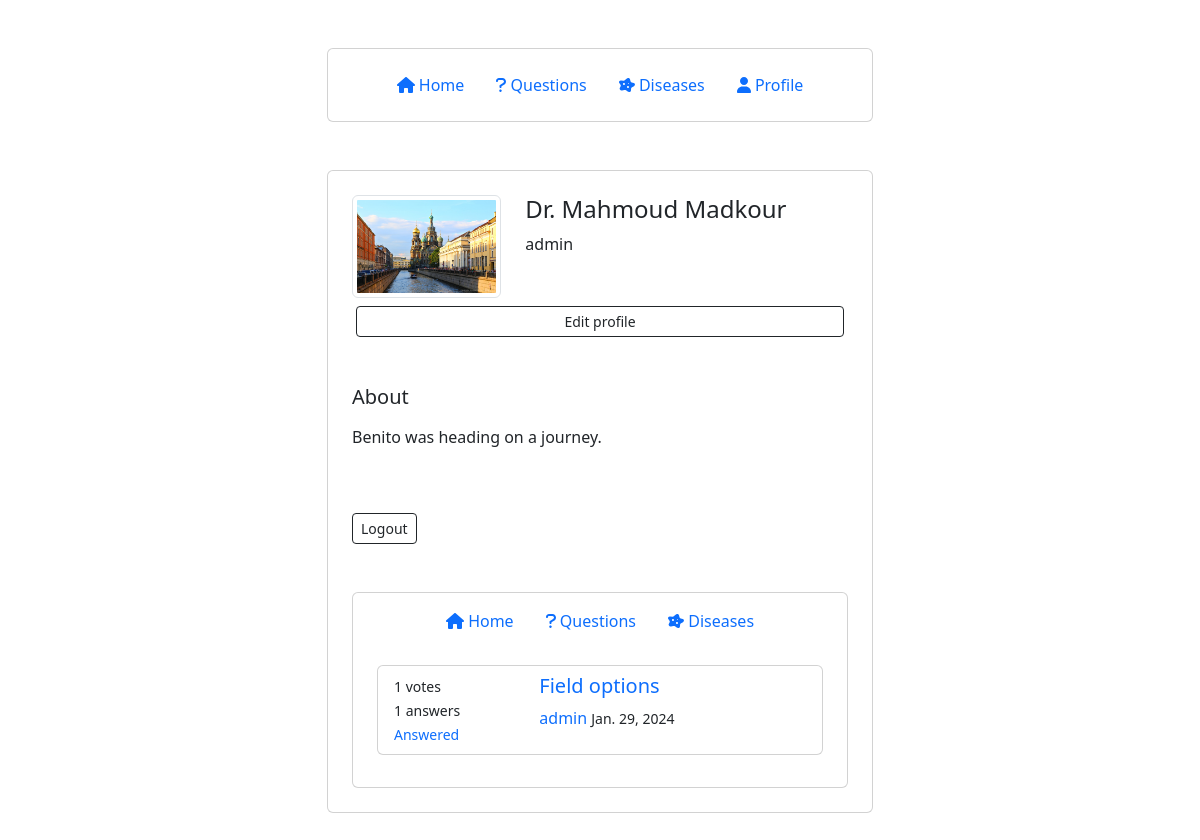
/profile/questions (signed in), run on an earlier commit of the app's database.
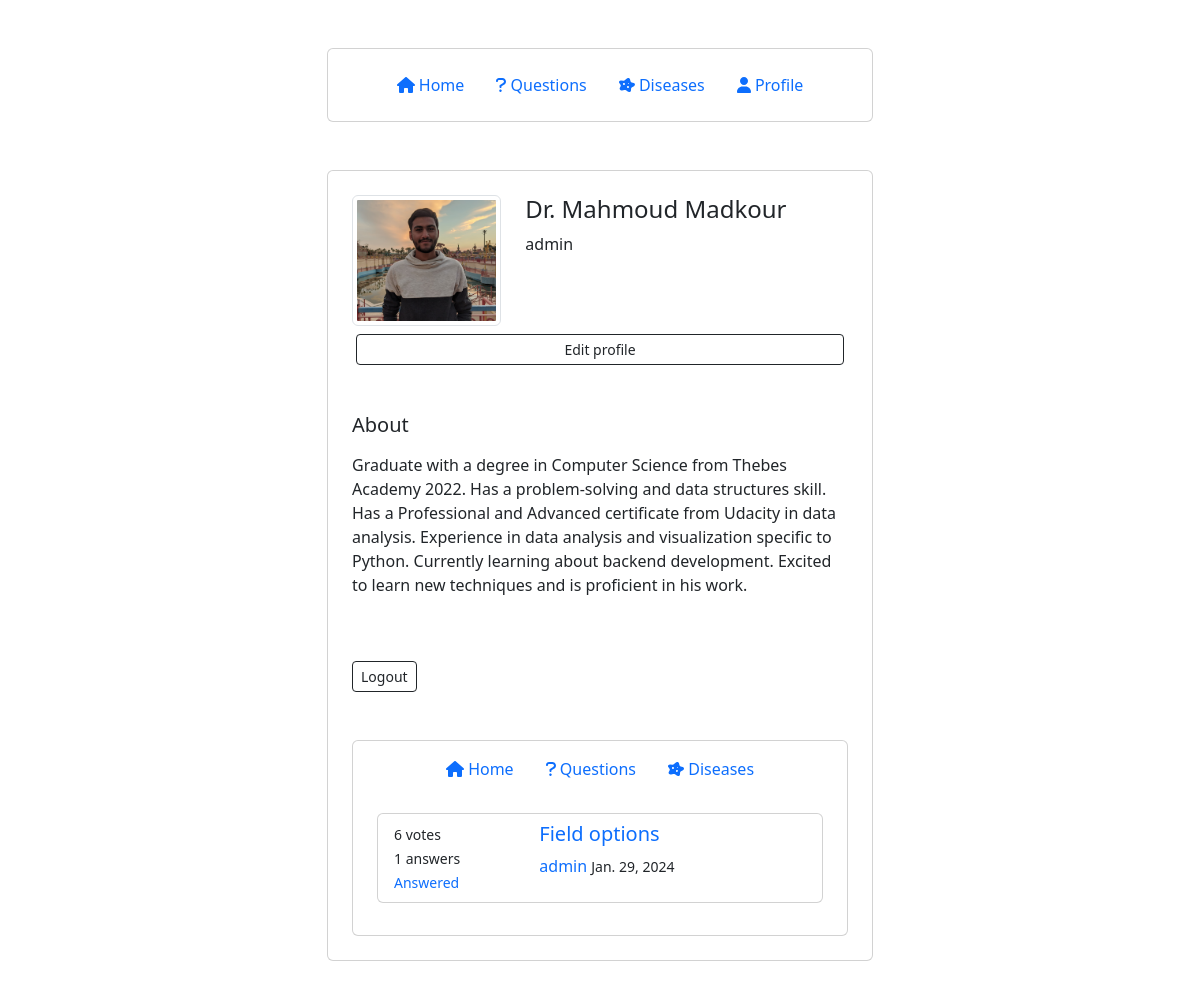
And on a later commit of the database.
### account/models.py (models this page shows, shortened)
class Profile(models.Model):
    user = models.OneToOneField(User, on_delete=models.CASCADE, null=True)
    first_name = models.CharField(max_length=100, null=True)
    last_name = models.CharField(max_length=100, null=True)
    about = models.TextField(max_length=1000, null=True)
    photo = models.ImageField(default="Profile/Profile-default.png", upload_to='profile/', blank=True, null=True)

class Question(models.Model):
    STATUS = (
        ('Not Answered', 'Not Answered'),
        ('Answered', 'Answered'),
    )
    user = models.ForeignKey(User, on_delete=models.CASCADE, null=True)
    title = models.CharField(max_length=100, unique=True, null=True)
    body = models.TextField(max_length=1000, null=True)
    created_on = models.DateTimeField(auto_now_add=True, null=True)
    last_modified = models.DateTimeField(auto_now=True, null=True)
    question_votes_count = models.PositiveIntegerField(default=0, null=True)
    status = models.CharField(max_length=200, default="Not Answered", choices=STATUS, null=True)

### account/views.py (the view)
# urls.py: path('profile/questions', views.profile_questions, name='profile_questions'),
@login_required(login_url='login')
def profile_questions(request):
    user = request.user
    profile = Profile.objects.filter(user= request.user).first()
    questions = Question.objects.filter(user=user).all().order_by("-created_on")
    found = 0
    if questions:
        found = found + 1
        question_answers_count = {}
        for question in questions:
            count = Answer.objects.filter(question_id=question.id).count()
            question_answers_count[question.id] = count
        context = {
            'found': found,
            'profile': profile,
            "questions": questions,
            'question_answers_count': question_answers_count,
        }
    else:
        context = {
            'found': found,
            'profile': profile,
            'user': user,
            }
    return render(request, "profile/profile_questions.html", context)

### account/templates/profile/profile_questions.html (shortened to what the changed rows need)
{% extends "base.html" %}
{% block page_content %}
    <div class="container mt-5 mb-5">
        <div class="row d-flex align-items-center justify-content-center">
            <div class="col-md-6">
                <div class="card">
                    <div class="px-4 py-4">
                        <div class="row">
                            <div class="col-4">
                                {% if profile.photo %}
                                    <img src = "/media/{{ profile.photo }}" alt="..." width="200" height="200" class="rounded mb-2 img-thumbnail">
                                {% else %}
                                    <img src = "/media/profile/Profile-default.png" alt="..." width="200" height="200" class="rounded mb-2 img-thumbnail">
                                {% endif %}
                            </div>
                            <div class="col-8">
                                <h4> Dr. {{ profile.first_name }} {{ profile.last_name }} </h4>
                                <p> {{ user.username }} </p>
                            </div>
                        </div>
                    </div>
                    <div class="px-4 py-4">
                        <div>
                            <p> {{ profile.about  | linebreaks | safe }} </p>
                        </div>
                    </div>
                    <div class="py-4 px-4">
                        <div class="card py-2 px-4">
                            <br>
                            {% if found == 1 %}
                                {% for question in questions %}
                                <div class="card p-2">
                                    <div class="row px-2">
                                        <div class="col-4">
                                            <small> {{ question.question_votes_count }} votes</small><br>
                                            {% for key, value in question_answers_count.items %}
                                                {% if key == question.id %}
                                                    <small> {{ value }} answers</small><br>
                                                {% endif %}
                                            {% endfor %}
                                            <small>
                                                <a style="text-decoration:none" href="{% url 'status_question' question.status %}">
                                                    {{ question.status }}
                                                </a>
                                            </small>
                                        </div>
                                        <div class="col-8">
                                            <h5>
                                                <a style="text-decoration:none" href="{% url 'detail_question' question.pk %}">
                                                    {{ question.title }}
                                                </a>
                                            </h5>
                                            {% if user == question.user %}
                                                <a style="text-decoration: none" href="{% url 'user_profile' %}">
                                                    <span class="font-weight-bold"> {{ question.user }} </span>
                                                </a>
                                                <small > {{ question.created_on.date }} </small>
                                            {% else %}
                                                <a style="text-decoration: none" href="{% url 'user_profile_everyone' question.user.id %}">
                                                    <span class="font-weight-bold"> {{ question.user }} </span>
                                                </a>
                                                <small > {{ question.created_on.date }} </small>
                                            {% endif %}
                                        </div>
                                    </div>
                                </div>
                                <br>
                                {% endfor %}
                            {% elif found == 0 %}
                                <div class="card p-2">
                                    <div class="row p-2 px-3">
                                        <h6> {{ profile.first_name }} {{ profile.last_name }} don't have any Questions ! </h6>
                                    </div>
                                </div>
                            {% endif %}
                        </div>
                    </div>
                </div>
            </div>
        </div>
    </div>
{% endblock page_content %}

What changed in the data, as far as the page shows it:
changed Profile "Mahmoud": photo: a different picture; about "Benito was heading on a journey." → "Graduate with a degree in Computer Science from Thebes Academy 2022. Has a problem-solving and data structures skill. Has a Professional and Advanced certificate from Udacity in data analysis. Experience in data analysis and visualization specific to Python. Currently learning about backend development. Excited to learn new techniques and is proficient in his work."
changed Question "Field options": question_votes_count "1" → "6"
